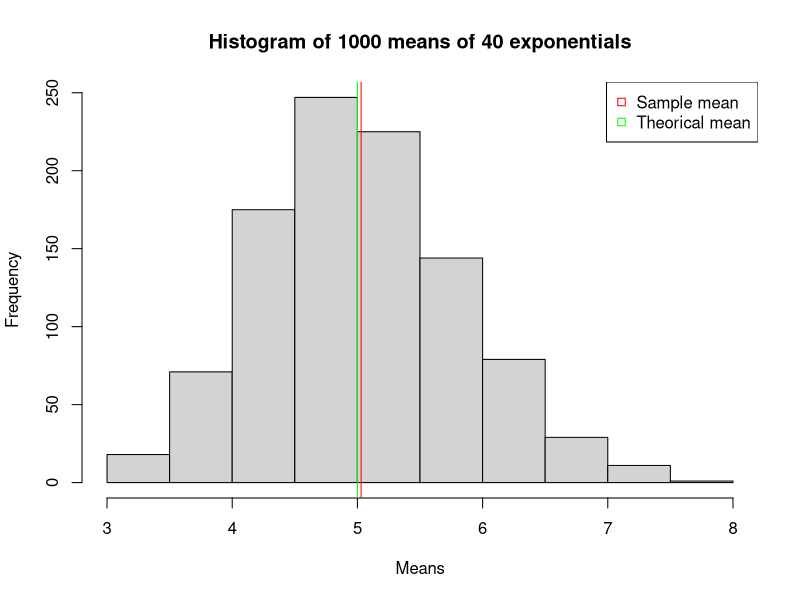
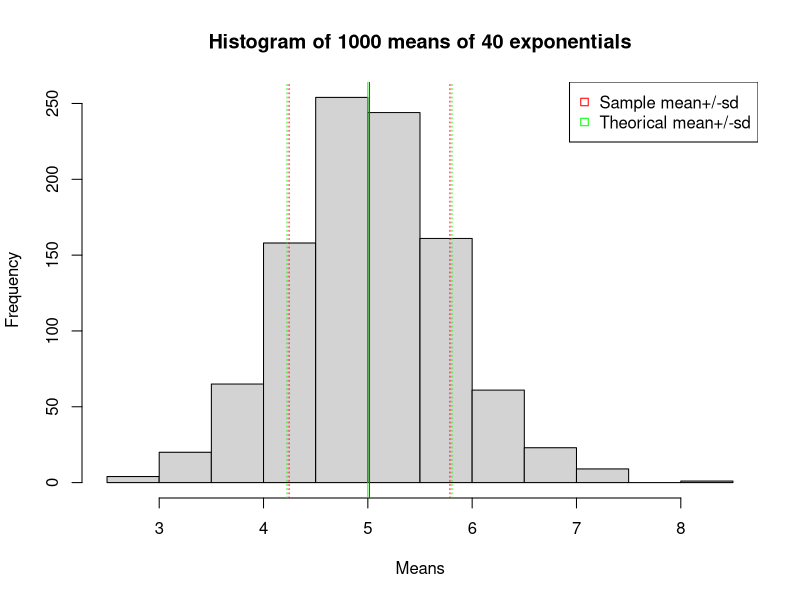
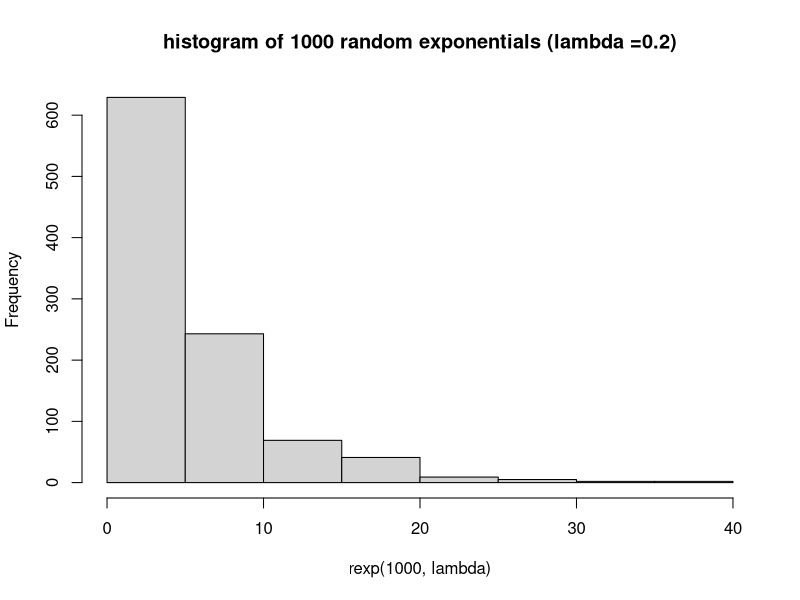
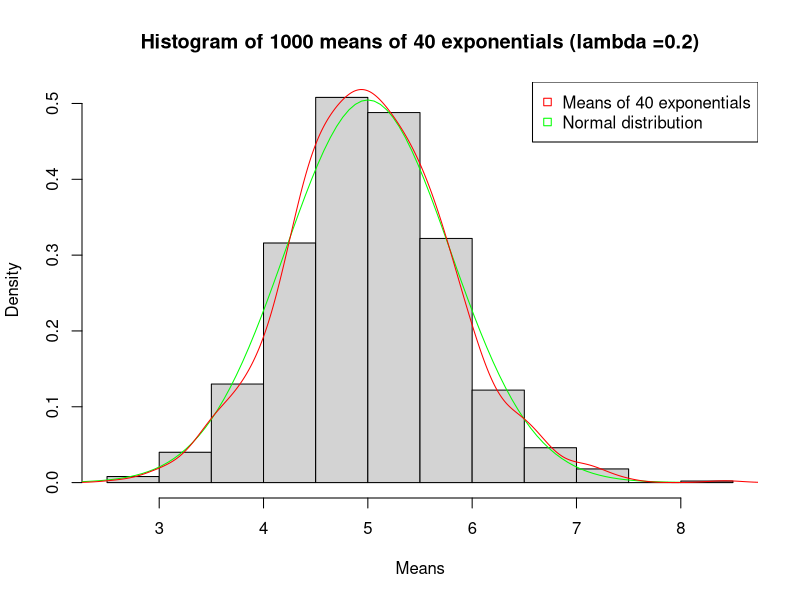

Generate these figures, in order, with R:
## ---- chunk 1
set.seed(1003)
lambda <- 0.2; n <- 40;
## ---- chunk 2
mns = NULL
for (i in 1 : 1000) mns = c(mns, mean(rexp(n, lambda)))
hist(mns, main = "Histogram of 1000 means of 40 exponentials",xlab = "Means")
abline(v=mean(mns), col = "red" ,lwd =1); abline(v=(1/lambda), col = "green" ,lwd =1);
legend("topright", pch = 0, col = c("red","green"), legend = c("Sample mean","Theorical mean"))
print(paste("Sample mean:", round(mean(mns),2)));print(paste("Theorical mean:", round(1/lambda,2)));
print(paste("GAP between sample & theorical mean in %:",round(abs((mean(mns)-1/lambda)*100/(1/lambda)),2)))
## ---- chunk 3
mns = NULL
for (i in 1 : 1000) mns = c(mns, mean(rexp(n, lambda)))
hist(mns, main = "Histogram of 1000 means of 40 exponentials", xlab = "Means")
sample.var <- var(mns); th.var <- (1/lambda)^2/40;
abline(v=mean(mns), col = "red" ,lwd =1); abline(v=(1/lambda), col = "green" ,lwd =1);
abline(v=mean(mns)-sqrt(sample.var), col = "red" ,lwd =1, lty = "dotted")
abline(v=mean(mns)+sqrt(sample.var), col = "red" ,lwd =1, lty = "dotted")
abline(v=mean(mns)-sqrt(th.var), col = "green" ,lwd =1, lty = "dotted")
abline(v=mean(mns)+sqrt(th.var), col = "green" ,lwd =1, lty = "dotted")
legend("topright", pch = 0, col = c("red","green"), legend = c("Sample mean+/-sd ","Theorical mean+/-sd"))
print(paste("Sample variance:", round(sample.var,2))); print(paste("Theorical variance:", round(th.var,2)))
print(paste("GAP between sample variance & theorical variance in %:", round(abs((sample.var-th.var)*100/(th.var)),2)))
## ---- chunk 4
hist(rexp(1000, lambda), main = "histogram of 1000 random exponentials (lambda =0.2)")
hist(mns, main = "Histogram of 1000 means of 40 exponentials (lambda =0.2)", prob = TRUE, xlab = "Means")
plot(function(x) dnorm(x,1/lambda,1/lambda/sqrt(40)), xlim=c(2,8), col = "green",add = TRUE )
lines(density(mns), col = "red")
legend("topright", pch = 0, col = c("red","green"), legend = c("Means of 40 exponentials","Normal distribution"))
